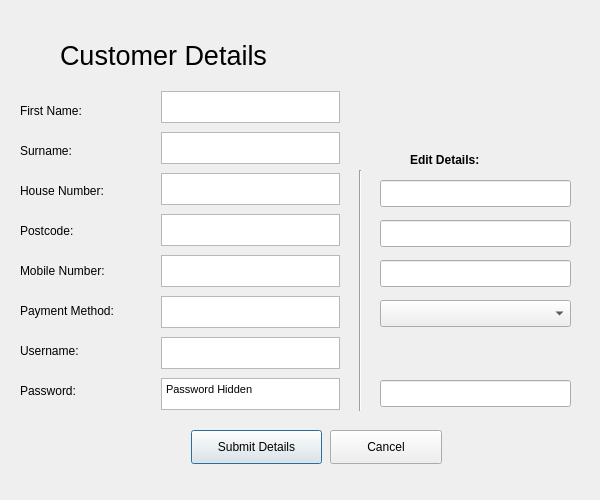
<?xml version="1.0" encoding="UTF-8"?>
<ui version="4.0">
 <class>Dialog</class>
 <widget class="QDialog" name="Dialog">
  <property name="geometry">
   <rect>
    <x>0</x>
    <y>0</y>
    <width>600</width>
    <height>500</height>
   </rect>
  </property>
  <property name="minimumSize">
   <size>
    <width>600</width>
    <height>500</height>
   </size>
  </property>
  <property name="maximumSize">
   <size>
    <width>600</width>
    <height>500</height>
   </size>
  </property>
  <property name="windowTitle">
   <string>Enter Details</string>
  </property>
  <property name="windowIcon">
   <iconset>
    <normaloff>PizzaIcon.png</normaloff>PizzaIcon.png</iconset>
  </property>
  <property name="inputMethodHints">
   <set>Qt::ImhDialableCharactersOnly</set>
  </property>
  <widget class="QPushButton" name="submitbutton">
   <property name="geometry">
    <rect>
     <x>191</x>
     <y>430</y>
     <width>131</width>
     <height>34</height>
    </rect>
   </property>
   <property name="text">
    <string>Submit Details</string>
   </property>
  </widget>
  <widget class="QPushButton" name="cancelbutton">
   <property name="geometry">
    <rect>
     <x>330</x>
     <y>430</y>
     <width>112</width>
     <height>34</height>
    </rect>
   </property>
   <property name="text">
    <string>Cancel</string>
   </property>
  </widget>
  <widget class="QLabel" name="label_10">
   <property name="geometry">
    <rect>
     <x>410</x>
     <y>150</y>
     <width>151</width>
     <height>21</height>
    </rect>
   </property>
   <property name="text">
    <string>&lt;html&gt;&lt;head/&gt;&lt;body&gt;&lt;p&gt;&lt;span style=&quot; font-weight:600;&quot;&gt;Edit Details:&lt;/span&gt;&lt;/p&gt;&lt;/body&gt;&lt;/html&gt;</string>
   </property>
  </widget>
  <widget class="QLineEdit" name="housenumnew">
   <property name="geometry">
    <rect>
     <x>380</x>
     <y>180</y>
     <width>191</width>
     <height>27</height>
    </rect>
   </property>
   <property name="font">
    <font>
     <strikeout>false</strikeout>
    </font>
   </property>
   <property name="maxLength">
    <number>15</number>
   </property>
   <property name="dragEnabled">
    <bool>false</bool>
   </property>
   <property name="readOnly">
    <bool>false</bool>
   </property>
   <property name="placeholderText">
    <string/>
   </property>
  </widget>
  <widget class="Line" name="line">
   <property name="geometry">
    <rect>
     <x>350</x>
     <y>170</y>
     <width>20</width>
     <height>241</height>
    </rect>
   </property>
   <property name="orientation">
    <enum>Qt::Vertical</enum>
   </property>
  </widget>
  <widget class="QLineEdit" name="postcodenew">
   <property name="geometry">
    <rect>
     <x>380</x>
     <y>220</y>
     <width>191</width>
     <height>27</height>
    </rect>
   </property>
   <property name="maxLength">
    <number>8</number>
   </property>
  </widget>
  <widget class="QLineEdit" name="mobilenumnew">
   <property name="geometry">
    <rect>
     <x>380</x>
     <y>260</y>
     <width>191</width>
     <height>27</height>
    </rect>
   </property>
   <property name="maxLength">
    <number>11</number>
   </property>
  </widget>
  <widget class="QComboBox" name="paymentmethodnew">
   <property name="geometry">
    <rect>
     <x>380</x>
     <y>300</y>
     <width>191</width>
     <height>27</height>
    </rect>
   </property>
   <item>
    <property name="text">
     <string/>
    </property>
   </item>
   <item>
    <property name="text">
     <string>Debit Card</string>
    </property>
   </item>
   <item>
    <property name="text">
     <string>Credit Card</string>
    </property>
   </item>
  </widget>
  <widget class="QLineEdit" name="passwordnew">
   <property name="geometry">
    <rect>
     <x>380</x>
     <y>380</y>
     <width>191</width>
     <height>27</height>
    </rect>
   </property>
   <property name="echoMode">
    <enum>QLineEdit::Normal</enum>
   </property>
  </widget>
  <widget class="QLabel" name="label_3">
   <property name="geometry">
    <rect>
     <x>20</x>
     <y>260</y>
     <width>121</width>
     <height>21</height>
    </rect>
   </property>
   <property name="text">
    <string>Mobile Number:</string>
   </property>
  </widget>
  <widget class="QTextBrowser" name="postcode">
   <property name="enabled">
    <bool>true</bool>
   </property>
   <property name="geometry">
    <rect>
     <x>161</x>
     <y>214</y>
     <width>179</width>
     <height>32</height>
    </rect>
   </property>
  </widget>
  <widget class="QTextBrowser" name="surname">
   <property name="enabled">
    <bool>true</bool>
   </property>
   <property name="geometry">
    <rect>
     <x>161</x>
     <y>132</y>
     <width>179</width>
     <height>32</height>
    </rect>
   </property>
  </widget>
  <widget class="QTextBrowser" name="payment">
   <property name="enabled">
    <bool>true</bool>
   </property>
   <property name="geometry">
    <rect>
     <x>161</x>
     <y>296</y>
     <width>179</width>
     <height>32</height>
    </rect>
   </property>
  </widget>
  <widget class="QLabel" name="label">
   <property name="geometry">
    <rect>
     <x>60</x>
     <y>10</y>
     <width>361</width>
     <height>91</height>
    </rect>
   </property>
   <property name="font">
    <font>
     <pointsize>20</pointsize>
    </font>
   </property>
   <property name="text">
    <string>Customer Details</string>
   </property>
  </widget>
  <widget class="QLabel" name="label_4">
   <property name="geometry">
    <rect>
     <x>20</x>
     <y>220</y>
     <width>131</width>
     <height>21</height>
    </rect>
   </property>
   <property name="text">
    <string>Postcode:</string>
   </property>
  </widget>
  <widget class="QLabel" name="label_2">
   <property name="geometry">
    <rect>
     <x>20</x>
     <y>100</y>
     <width>101</width>
     <height>21</height>
    </rect>
   </property>
   <property name="text">
    <string>First Name:</string>
   </property>
  </widget>
  <widget class="QTextBrowser" name="password">
   <property name="enabled">
    <bool>true</bool>
   </property>
   <property name="geometry">
    <rect>
     <x>161</x>
     <y>378</y>
     <width>179</width>
     <height>32</height>
    </rect>
   </property>
   <property name="html">
    <string>&lt;!DOCTYPE HTML PUBLIC &quot;-//W3C//DTD HTML 4.0//EN&quot; &quot;http://www.w3.org/TR/REC-html40/strict.dtd&quot;&gt;
&lt;html&gt;&lt;head&gt;&lt;meta name=&quot;qrichtext&quot; content=&quot;1&quot; /&gt;&lt;style type=&quot;text/css&quot;&gt;
p, li { white-space: pre-wrap; }
&lt;/style&gt;&lt;/head&gt;&lt;body style=&quot; font-family:'MS Shell Dlg 2'; font-size:8.25pt; font-weight:400; font-style:normal;&quot;&gt;
&lt;p style=&quot; margin-top:0px; margin-bottom:0px; margin-left:0px; margin-right:0px; -qt-block-indent:0; text-indent:0px;&quot;&gt;&lt;span style=&quot; font-size:8pt;&quot;&gt;Password Hidden&lt;/span&gt;&lt;/p&gt;&lt;/body&gt;&lt;/html&gt;</string>
   </property>
   <property name="overwriteMode">
    <bool>false</bool>
   </property>
  </widget>
  <widget class="QTextBrowser" name="firstname">
   <property name="enabled">
    <bool>true</bool>
   </property>
   <property name="geometry">
    <rect>
     <x>161</x>
     <y>91</y>
     <width>179</width>
     <height>32</height>
    </rect>
   </property>
  </widget>
  <widget class="QTextBrowser" name="housenum">
   <property name="enabled">
    <bool>true</bool>
   </property>
   <property name="geometry">
    <rect>
     <x>161</x>
     <y>173</y>
     <width>179</width>
     <height>32</height>
    </rect>
   </property>
  </widget>
  <widget class="QLabel" name="label_9">
   <property name="geometry">
    <rect>
     <x>20</x>
     <y>380</y>
     <width>141</width>
     <height>21</height>
    </rect>
   </property>
   <property name="text">
    <string>Password:</string>
   </property>
  </widget>
  <widget class="QLabel" name="label_5">
   <property name="geometry">
    <rect>
     <x>20</x>
     <y>180</y>
     <width>121</width>
     <height>21</height>
    </rect>
   </property>
   <property name="text">
    <string>House Number:</string>
   </property>
  </widget>
  <widget class="QTextBrowser" name="username">
   <property name="enabled">
    <bool>true</bool>
   </property>
   <property name="geometry">
    <rect>
     <x>161</x>
     <y>337</y>
     <width>179</width>
     <height>32</height>
    </rect>
   </property>
  </widget>
  <widget class="QLabel" name="label_7">
   <property name="geometry">
    <rect>
     <x>20</x>
     <y>300</y>
     <width>141</width>
     <height>21</height>
    </rect>
   </property>
   <property name="text">
    <string>Payment Method:</string>
   </property>
  </widget>
  <widget class="QTextBrowser" name="mobilenum">
   <property name="enabled">
    <bool>true</bool>
   </property>
   <property name="geometry">
    <rect>
     <x>161</x>
     <y>255</y>
     <width>179</width>
     <height>32</height>
    </rect>
   </property>
  </widget>
  <widget class="QLabel" name="label_6">
   <property name="geometry">
    <rect>
     <x>20</x>
     <y>140</y>
     <width>111</width>
     <height>21</height>
    </rect>
   </property>
   <property name="text">
    <string>Surname:</string>
   </property>
  </widget>
  <widget class="QLabel" name="label_8">
   <property name="geometry">
    <rect>
     <x>20</x>
     <y>340</y>
     <width>141</width>
     <height>21</height>
    </rect>
   </property>
   <property name="text">
    <string>Username:</string>
   </property>
  </widget>
 </widget>
 <tabstops>
  <tabstop>housenumnew</tabstop>
  <tabstop>postcodenew</tabstop>
  <tabstop>mobilenumnew</tabstop>
  <tabstop>paymentmethodnew</tabstop>
  <tabstop>passwordnew</tabstop>
  <tabstop>submitbutton</tabstop>
  <tabstop>cancelbutton</tabstop>
  <tabstop>postcode</tabstop>
  <tabstop>surname</tabstop>
  <tabstop>payment</tabstop>
  <tabstop>password</tabstop>
  <tabstop>firstname</tabstop>
  <tabstop>housenum</tabstop>
  <tabstop>username</tabstop>
  <tabstop>mobilenum</tabstop>
 </tabstops>
 <resources/>
 <connections/>
</ui>
